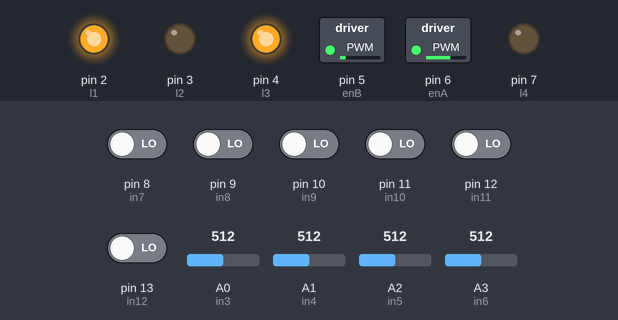
Bench run of a sketch on a simulated Arduino Uno, built with avr-gcc and run on an emulated ATmega328P. Parts: switched loads named in the sketch (green lamp = pin HIGH), output pins drawn as LEDs (lit = HIGH). The test bench sets the inputs (shaded band); at power-on: pin 8 (in7), pin 9 (in8), pin 10 (in9), pin 11 (in10), pin 12 (in11), pin 13 (in12) LOW, A0 (in3) = 512, A1 (in4) = 512, A2 (in5) = 512, A3 (in6) = 512. What the sketch prints to the serial monitor is not drawn.

Above: at 5.2 s.
5.3 s: A0 (in3) set to 106
8.3 s: A0 (in3) set to 94
9.8 s: pin 13 (in12) driven HIGH
At 10.1 s:
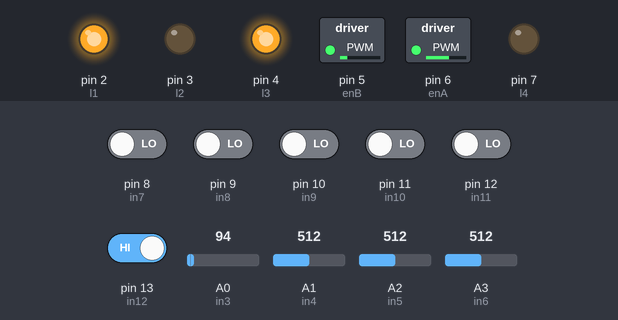
12.8 s: pin 12 (in11) driven HIGH
At 13.3 s:
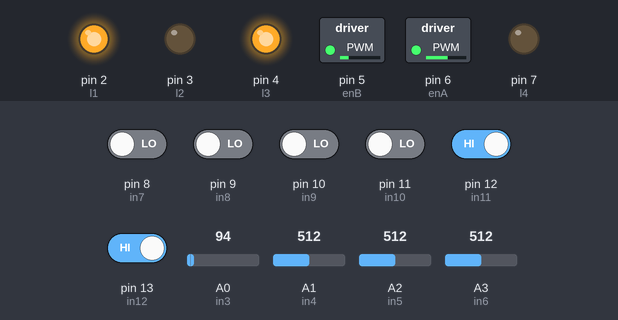
15.8 s: pin 11 (in10) driven HIGH
At 16.9 s:
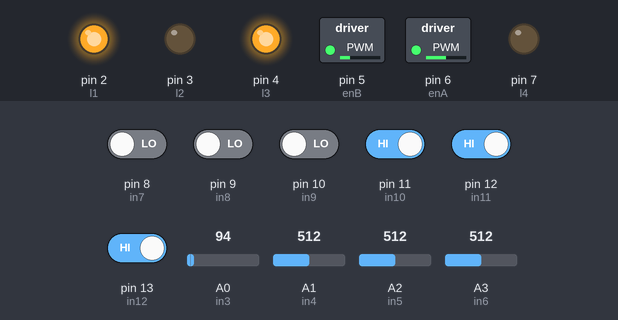
17.3 s: pin 10 (in9) driven HIGH
At 18.2 s:
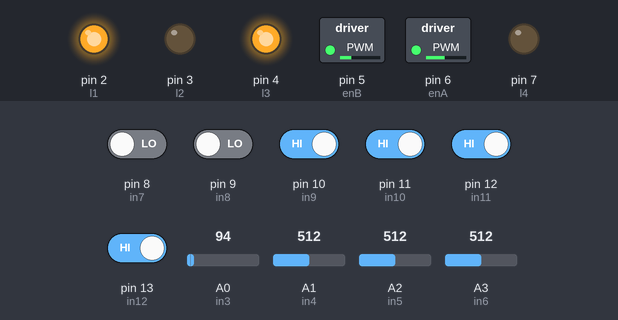
Timing chart, 0 to 19.8 s (numbered marks = the images above; inputs shaded):
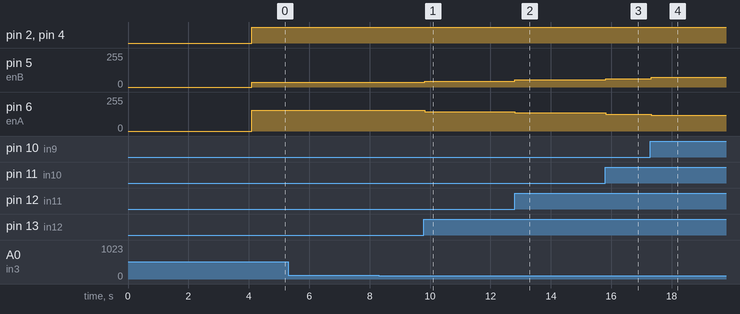

The sketch:

LFR_NEW.ino
```cpp
#define pri

#include"Var.h"
#include "SetupLoop.h"
#include "digital.h"
#include "Calibration.h"
#include "Function.h"
#include "pid.h"
// #include "Analog.h"

void setup() {
  // put your setup code here, to run once:
s_req();
}

void loop() {
  // put your main code here, to run repeatedly:
l_req();
}
```

Calibration.h
```cpp
#ifndef Calibration_H
#define Calibration_H

int maxv(int val[], int size) {
  int max = val[0];
  for (int j = 1; j < size; j++) {
    if (val[j] > max) {
      max = val[j];
    }
  }
  return max;
}

int minv(int val[], int size) {
  int min = val[0];
  for (int j = 1; j < size; j++) {
    if (val[j] < min) {
      min = val[j];
    }
  }
  return min;
}

int threshold(int min, int max) {
  return (max + min) / 2;
}

void readSensorSamples(bool isDarkPhase) {
  int i = 0;
  timer = millis();
  while (millis() - timer < 50 && i < SAMPLE_SIZE) {
    for (int s = 0; s < NUM_SENSORS; s++) {
      sensorValues[s][i] = analogRead(sensorPins[s]);
    }
    i++;
    if (!isDarkPhase) {
      Serial.println("Reading light values...");
    }
  }
}

void calibrateSensors() {
  Serial.println("Place on DARK surface...");
  delay(1000);
  readSensorSamples(true);

  for (int s = 0; s < NUM_SENSORS; s++) {
    maxVals[s] = maxv(sensorValues[s], SAMPLE_SIZE);
  }

  Serial.println("Place on LIGHT surface...");
  delay(1000);
  readSensorSamples(false);

  for (int s = 0; s < NUM_SENSORS; s++) {
    minVals[s] = minv(sensorValues[s], SAMPLE_SIZE);
    thresholds[s] = threshold(minVals[s], maxVals[s]);
  }

  for (int s = 0; s < NUM_SENSORS; s++) {
    Serial.print("Sensor ");
    Serial.print(s);
    Serial.print(" Threshold: ");
    Serial.println(thresholds[s]);
  }
}

#endif
```

Function.h
```cpp
#ifndef funcn_h
#define funcn_h

void moveForward() {
  pwm1 = constrain(pwm1, 0, 220);
  pwm2 = constrain(pwm2, 0, 220);
  digitalWrite(l1, 1);
  digitalWrite(l2, 0);
  digitalWrite(l3, 1);
  digitalWrite(l4, 0);
  analogWrite(enA, pwm1);
  analogWrite(enB, pwm2);

#ifdef pri
  Serial.print("moveForward");
  Serial.println("\t");
#endif
}
void stop() {
  analogWrite(enA, 0);
  analogWrite(enB, 0);
#ifdef pri
  Serial.print("stop");
  Serial.println("\t");
#endif
}

#endif
```

SetupLoop.h
```cpp
#include "Arduino.h"
#ifndef sl_h
#define sl_h

void digital();
void calibrateSensors();
void analog();
void iterate();
void stop();
void moveForward();
void calc();
void pid1_calc();

void s_req() {
  Serial.begin(115200);

  // Motor Control
  pinMode(enA, OUTPUT);
  pinMode(enB, OUTPUT);
  pinMode(l1, OUTPUT);
  pinMode(l2, OUTPUT);
  pinMode(l3, OUTPUT);
  pinMode(l4, OUTPUT);

  digitalWrite(l1, LOW);
  digitalWrite(l2, LOW);
  digitalWrite(l3, LOW);
  digitalWrite(l4, LOW);

  //Sensor Input
  pinMode(in1, INPUT);
  pinMode(in2, INPUT);
  pinMode(in3, INPUT);
  pinMode(in4, INPUT);
  pinMode(in5, INPUT);
  pinMode(in6, INPUT);
  pinMode(in7, INPUT);
  pinMode(in8, INPUT);
  pinMode(in9, INPUT);
  pinMode(in10, INPUT);
  pinMode(in11, INPUT);
  pinMode(in12, INPUT);

  calibrateSensors();

  timer = millis();
  delay(2000);
}

void l_req() {
  digital();
  // analog();
  iterate();
  calc();
  pid1_calc();
  // if (allF) {
  //   // Serial.println("No line detected");
  //   if (millis() - timer > 1000) {
  //     stop();
  //     return;
  //   }
  // else {
  // Serial.println("Moving forward");
  moveForward();
  timer = millis();
  // }
  // }
  allF = false;
  juncn = false;
}
#endif
```

Var.h
```cpp
#ifndef VARIABLES_H
#define VARIABLES_H

//Motor driver
const int enA = 6;
const int enB = 5;

const int l1 = 2;
const int l2 = 3;
const int l3 = 4;
const int l4 = 7;

// Sensor Input
const int in1 = 0;
const int in2 = 1;
const int in3 = A0;
const int in4 = A1;
const int in5 = A2;
const int in6 = A3;
const int in7 = 8;
const int in8 = 9;
const int in9 = 10;
const int in10 = 11;
const int in11 = 12;
const int in12 = 13;

//Array to sotore sensor val
int dv[12];

//timer for sampling
long timer = 0;

//Calibartion variables
const int NUM_SENSORS = 6;
const int SAMPLE_SIZE = 50;

const int sensorPins[NUM_SENSORS] = {0,1,A0, A1, A2, A3};

int sensorValues[NUM_SENSORS][SAMPLE_SIZE];
int minVals[NUM_SENSORS];
int maxVals[NUM_SENSORS];
int thresholds[NUM_SENSORS];

//analog value
int anv = 0;

//count fro sensors
int cnt =0;

// falgs
bool juncn = false;
bool allF = false;

//pwm
int pwm1 = 120;
int pwm2 = 130;

float arr1[2][4] = {
  { 90, 0.9, 0, 0 },
  { 100, 0.9, 0, 0 }
};
float arr[2][4] = {
  { 90, 0.9, 0, 0 },
  { 100, 0.9, 0, 0 }
};

float err = 0, preverr = 0, differr = 0;
int setp = 50;

#endif
```

digital.h
```cpp
#ifndef dig_H
#define dig_H

void digital() {
  // Serial.print("in digital");
  for(int i = 0; i< NUM_SENSORS;i++){
    if (analogRead(sensorPins[i]) < thresholds[i]) dv[i] = 0;
    else dv[i] = 1;
  }
  // if (analogRead(in1) < thresholds[0]) dv[0] = 0;
  // if (analogRead(in2) < t) dv[1] = 0;
  // if (analogRead(in3) < t) dv[2] = 0;
  // if (analogRead(in4) < t) dv[3] = 0;
  // if (analogRead(in5) < t) dv[4] = 0;
  // if (analogRead(in6) < t) dv[5] = 0;
  // dv[0] = digitalRead(in1);
  // dv[1] = digitalRead(in2);
  // dv[2] = digitalRead(in3);
  // dv[3] = digitalRead(in4);
  // dv[4] = digitalRead(in5);
  // dv[5] = digitalRead(in6);
  dv[6] = digitalRead(in7);
  dv[7] = digitalRead(in8);
  dv[8] = digitalRead(in9);
  dv[9] = digitalRead(in10);
  dv[10] = digitalRead(in11);
  dv[11] = digitalRead(in12);

for (int i = 0; i < 12; i++) {
    if (dv[i] == 0) {
      anv = +i * 10;
    }
  }
  #ifdef pri
  Serial.print("dv: ");
  for (int i = 0; i < 12; i++) {
    Serial.print(dv[i]);
    Serial.print(" ");
  }
  // Serial.println(" ");
  Serial.print(" analog val");
    for (int i = 0; i < 6; i++) {
    Serial.print(analogRead(sensorPins[i]));
    Serial.print(" ");
  }
  Serial.print(" ");
  Serial.print(anv);
  Serial.print(" ");

  #endif
}

void iterate() {
  cnt = 0;
  for (int i = 0; i < 12; i++) {
    if (dv[i] == 1) cnt++;
  }
  if (cnt == 12) allF = true;
  if (cnt <= 8) juncn = true;

#ifdef pri
  Serial.print(allF);
  Serial.print("\t");
  Serial.print(juncn);
    Serial.print("\t");
#endif
}
#endif
```

pid.h
```cpp
#ifndef pid_h
#define pid_h

void calc() {// calc err , etc
  err = setp - anv;
  differr = err - preverr;
  preverr = err;
#ifdef pri
  Serial.print(" err:");
  Serial.print(err);
  Serial.print("\t");
  Serial.print(" diferr:");
  Serial.print(differr);
  Serial.print("\t");
#endif
}
void pid_calc() {// for turn
  pwm1 = arr[0][0] + arr[0][1] * err - arr[0][3] * differr;
  pwm2 = arr[1][0] - arr[1][1] * err + arr[1][3] * differr;

#ifdef pri
  Serial.print(" p1:");
  Serial.print(pwm1);
  Serial.print("\t");
  Serial.print(" p2:");
  Serial.print(pwm2);
  Serial.print("\t");
#endif
}
void pid1_calc() {// for forward
  pwm2 = arr1[0][0] + arr1[0][1] * err - arr1[0][3] * differr;
  pwm1 = arr1[1][0] - arr1[1][1] * err + arr1[1][3] * differr;

#ifdef pri
  Serial.print(" p1:");
  Serial.print(pwm1);
  Serial.print("\t");
  Serial.print(" p2:");
  Serial.print(pwm2);
  Serial.print("\t");
#endif
}

#endif
```

Measured:
- after the input at 5.3 s, every drawn part: stays the same
- after the input at 8.3 s, every drawn part: stays the same
- after the input at 9.8 s, pin 5 (enB): 36/255 → 45/255 at once; pin 6 (enA): 154/255 → 145/255 at once
- after the input at 12.8 s, pin 5 (enB): 45/255 → 54/255 at once; pin 6 (enA): 145/255 → 136/255 at once
- after the input at 15.8 s, pin 5 (enB): 54/255 → 63/255 at once; pin 6 (enA): 136/255 → 127/255 at once
- after the input at 17.3 s, pin 5 (enB): 63/255 → 72/255 at once; pin 6 (enA): 127/255 → 118/255 at once
